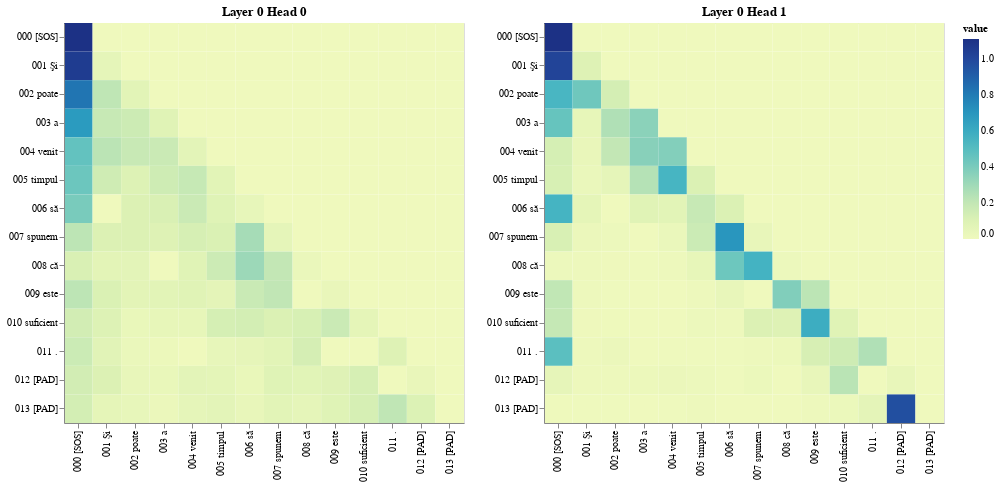

Here is the notebook cell this chart was saved with:
### Code cell
# Decoder Self-Attention: Decoder uses self-attention to focus on previously generated tokens when predicting the next word in the translation, ensuring coherence.
get_all_attention_maps("decoder", layers, heads, decoder_input_tokens, decoder_input_tokens, min(20, sentence_len))

### Figure 1 — Vega-Lite specification as saved in the notebook (floating-point values rounded to 4 significant figures; data arrays with more than 128 entries replaced by an {"elided": "..."} marker saying what was removed)
{"config": {"view": {"continuousWidth": 300, "continuousHeight": 300}}, "vconcat": [{"hconcat": [{"data": {"name": "data-f7cb11969dbae99df49e68c3255e6091"}, "mark": {"type": "rect"}, "encoding": {"color": {"field": "value", "type": "quantitative"}, "tooltip": [{"field": "row", "type": "quantitative"}, {"field": "column", "type": "quantitative"}, {"field": "value", "type": "quantitative"}, {"field": "row_token", "type": "nominal"}, {"field": "col_token", "type": "nominal"}], "x": {"axis": {"title": ""}, "field": "col_token", "type": "nominal"}, "y": {"axis": {"title": ""}, "field": "row_token", "type": "nominal"}}, "height": 400, "name": "view_5", "title": "Layer 0 Head 0", "width": 400}, {"data": {"name": "data-987502b6d6a83f90e9ee27114b3c40b5"}, "mark": {"type": "rect"}, "encoding": {"color": {"field": "value", "type": "quantitative"}, "tooltip": [{"field": "row", "type": "quantitative"}, {"field": "column", "type": "quantitative"}, {"field": "value", "type": "quantitative"}, {"field": "row_token", "type": "nominal"}, {"field": "col_token", "type": "nominal"}], "x": {"axis": {"title": ""}, "field": "col_token", "type": "nominal"}, "y": {"axis": {"title": ""}, "field": "row_token", "type": "nominal"}}, "height": 400, "name": "view_6", "title": "Layer 0 Head 1", "width": 400}]}], "params": [{"name": "param_5", "select": {"type": "interval", "encodings": ["x", "y"]}, "bind": "scales", "views": ["view_5"]}, {"name": "param_6", "select": {"type": "interval", "encodings": ["x", "y"]}, "bind": "scales", "views": ["view_6"]}], "$schema": "https://vega.github.io/schema/vega-lite/v5.20.1.json", "datasets": {"data-f7cb11969dbae99df49e68c3255e6091": {"elided": "196 records"}, "data-987502b6d6a83f90e9ee27114b3c40b5": {"elided": "196 records"}}}
